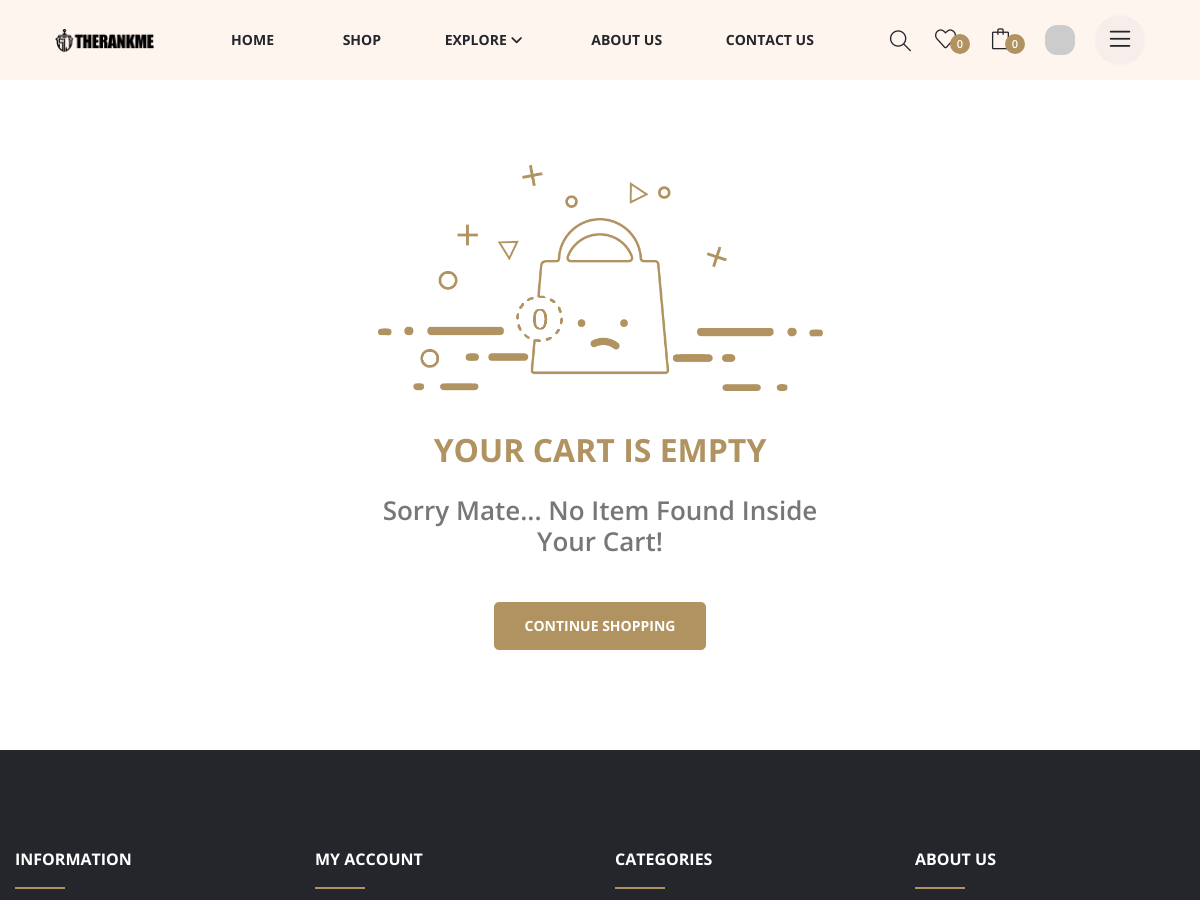
/cart (signed in, upper part), run on an earlier commit of the app's database.
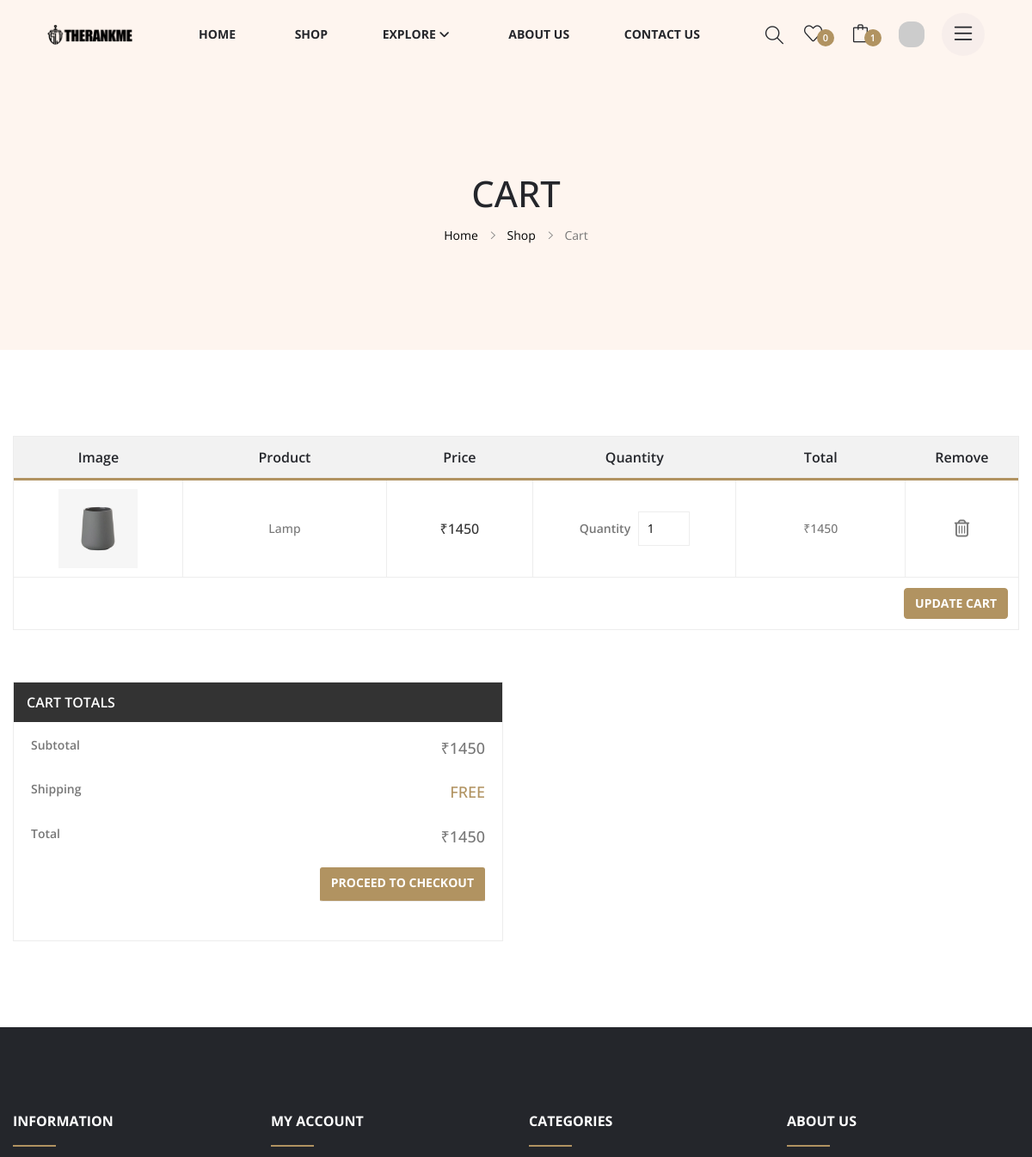
And on a later commit of the database.
### app/models/cart.py (models this page shows)
class CartItem(db.Model):
    id = db.Column(db.Integer, primary_key=True)
    cart_id = db.Column(db.Integer, db.ForeignKey('cart.id'), nullable=False)
    product_id = db.Column(db.Integer, db.ForeignKey('products.id'), nullable=False)
    quantity = db.Column(db.Integer, nullable=False)
    product = db.relationship('Product')

### app/models/product.py (models this page shows, shortened)
class ProductImage(db.Model):
    __tablename__ = 'product_images'
    id = db.Column(db.Integer, primary_key=True)
    product_id = db.Column(db.Integer, db.ForeignKey('products.id'), nullable=False)
    file_name = db.Column(db.String(50), nullable=False)

class Product(db.Model):
    __tablename__ = 'products'
    id = db.Column(db.Integer, primary_key=True)
    product_name = db.Column(db.String(50), nullable=False)
    description = db.Column(db.Text)
    price = db.Column(db.Integer, nullable=False)
    stock_quantity = db.Column(db.Integer, nullable=False)
    created_at = db.Column(db.DateTime, server_default=db.func.now())
    in_categories = db.relationship('Category', secondary=product_category, backref='products')
    images = db.relationship('ProductImage', backref='product')

### app/routes/cart.py (the view)
@cart.route('/cart')
def index():
    total_cart_cost = sum([item.product.price * item.quantity for item in current_user.cart.cart_items])
    return render_template('cart.html', total_cart_cost=total_cart_cost)

### app/routes/globals.py (called while the page is built)
def gravatar_url(email='email@gmail.com', size=50, rating='g', default='mp', force_default=False):
    if current_user.is_authenticated:
        email = current_user.email
        default = 'retro'
    hash_value = md5(email.lower().encode('utf-8')).hexdigest()
    return f"https://www.gravatar.com/avatar/{hash_value}?s={size}&d={default}&r={rating}&f={force_default}"

def inject_globals():
    categories = Category.query.all()
    profile_img_url = gravatar_url()
    cart_items = current_user.cart.cart_items if current_user.is_authenticated else []
    total_cart_price = sum([item.product.price * item.quantity for item in cart_items])
    wishlist_items = current_user.wishlist.wishlist_items if current_user.is_authenticated else []
    return dict(
        categories=categories,
        profile_img_url=profile_img_url,
        cart_items=cart_items,
        wishlist_items=wishlist_items,
        total_cart_price=total_cart_price,
        num_wishlist_items=len(wishlist_items),
        num_cart_items=len(cart_items)
    )

@login_manager.user_loader
def load_user(user_id):
    return User.query.get(int(user_id))

### app/templates/cart.html (shortened to what this page needs)
{% extends 'base.html' %}
{% from 'macros.html' import render_breadcrumb %}
{% block content %}
    {% if cart_items %}
    {{ render_breadcrumb('Cart', 'Shop', url_for('shop.index')) }}
    <div class="cart-section">
        <div class="cart-table-wrapper" data-aos="fade-up" data-aos-delay="0">
            <div class="container">
                <div class="row">
                    <div class="col-12">
                        <div class="table_desc">
                            <div class="table_page table-responsive">
                                <table>
                                    <thead>
                                        <tr>
                                            <th class="product_thumb">Image</th>
                                            <th class="product_name">Product</th>
                                            <th class="product-price">Price</th>
                                            <th class="product_quantity">Quantity</th>
                                            <th class="product_total">Total</th>
                                            <th class="product_remove">Remove</th>
                                        </tr>
                                    </thead>
                                    {% include 'components/cart-table-content.html' %}
                                </table>
                            </div>
                            <div class="cart_submit">
                                <button hx-post="{{ url_for('cart.update_cart_table') }}"
                                    hx-target=".cart-table-wrapper tbody"
                                    hx-include=".product_quantity input"
                                    hx-swap="outerHTML"
                                    class="btn btn-md btn-golden" type="submit">
                                    update cart
                                </button>
                            </div>
                        </div>
                    </div>
                </div>
            </div>
        </div>
        <div class="coupon_area">
            <div class="container">
                <div class="row">
                    <div class="col-lg-6 col-md-6">
                        <div id="cart_totals" data-aos="fade-up" data-aos-delay="400">
                            <h3>Cart Totals</h3>
                            {% include 'components/cart-totals.html' %}
                        </div>
                    </div>
                </div>
            </div>
        </div>
    </div>
    {% else %}
    <div class="empty-cart-section section-fluid">
        <div class="emptycart-wrapper">
            <div class="container">
                <div class="row">
                    <div class="col-12 col-md-10 offset-md-1 col-xl-6 offset-xl-3">
                        <div class="emptycart-content text-center">
                            <div class="image">
                                <img class="img-fluid" src="{{ url_for('static', filename='images/empty-cart/empty-cart.png' ) }}">
                            </div>
                            <h4 class="title">Your Cart is Empty</h4>
                            <h6 class="sub-title">Sorry mate... No item found inside your cart!</h6>
                            <a href="{{ url_for('shop.index') }}" class="btn btn-lg btn-golden">Continue Shopping</a>
                        </div>
                    </div>
                </div>
            </div>
        </div>
    </div>
    {% endif %}
{% endblock %}

### app/templates/components/cart-table-content.html (shortened to what this page needs)
<tbody>
    {% for item in cart_items %}
        <tr>
            <td class="product_thumb">
                <a href="{{ url_for('product.product_details', product_id=item.product.id) }}">
                    <img src="{{ url_for('static', filename='images/product/' + item.product.images[0].file_name) }}">
                </a>
            </td>
            <td class="product_name">
                <a href="{{ url_for('product.product_details', product_id=item.product.id) }}">
                {{ item.product.product_name }}</a>
            </td>
            <td class="product-price">₹{{ item.product.price }}</td>
            <td class="product_quantity"><label>Quantity</label>
                <input min="1" max="100" value="{{ item.quantity }}" name="quantity_{{ item.id }}" type="number">
            </td>
            <td class="product_total">₹{{ item.product.price * item.quantity }}</td>
            <td class="product_remove">
                <a  hx-delete="{{ url_for('cart.remove_from_cart_table', cart_item_id=item.id) }}"
                    hx-target="closest tbody"
                    hx-swap="outerHTML"
                >
                    <i class="fa fa-trash-o"></i></a>
            </td>
        </tr>
    {% endfor %}
</tbody>

What changed in the data, as far as the page shows it:
added CartItem: file_name (placeholder picture), product.product_name "Lamp", product.price "1450", quantity "1", item.product.price*item.quantity "1450"
Also different on the page:
{{ num_cart_items }}: (not shown) → "1"
{{ section_heading }}: (not shown) → "CART"
{{ prev_page_heading }}: (not shown) → "Shop"
{{ section_heading }}: (not shown) → "Cart"
{{ total_cart_cost }}: (not shown) → "1450"
text no longer shown: "0 YOUR CART IS EMPTY Sorry Mate... No Item Found Inside Your Cart! CONTINUE SHOPPING"
text now shown: "Home Image Product Price Quantity Total Remove UPDATE CART CART TOTALS Subtotal ₹ Shipping FREE Total ₹ PROCEED TO CHECKOUT"
